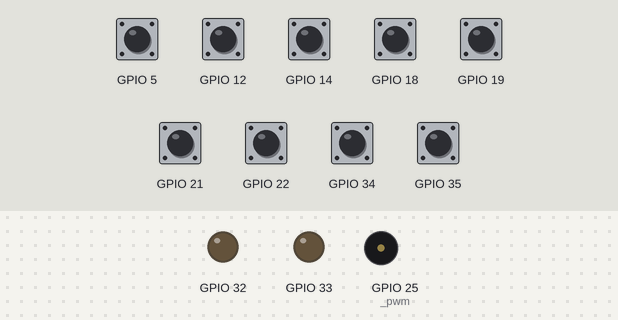
This program was run on a simulated ESP32 board running MicroPython. On the bench: output pins drawn as LEDs (lit = HIGH), buzzer (waves = sounding). The test bench sets the inputs (shaded band); at power-on: GPIO 5, GPIO 12, GPIO 14, GPIO 18, GPIO 19, GPIO 21, GPIO 22, GPIO 34, GPIO 35 HIGH. Pins used as bus, display or sensor lines are not drawn; what the program prints to the serial console is not drawn.

Above: at 1.2 s.
1.3 s: GPIO 5 pulled LOW for 0.15 s
At 2.7 s:
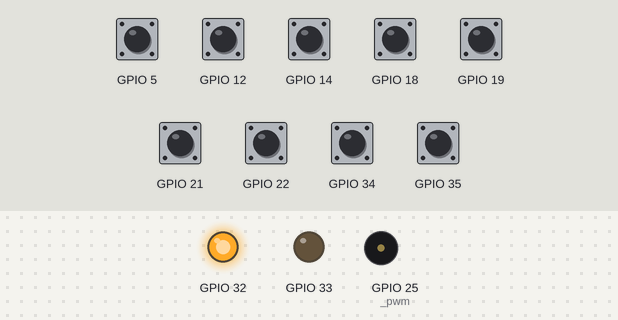
3.1 s: GPIO 12 pulled LOW for 0.15 s
At 4.1 s:
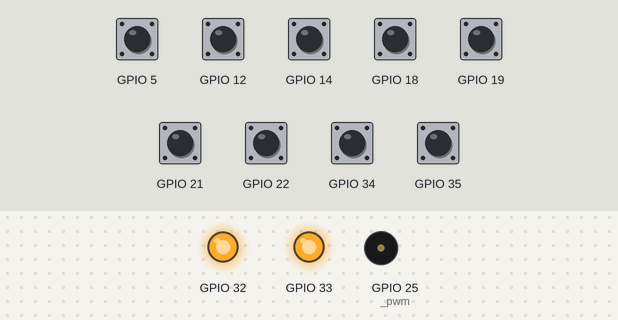
4.9 s: GPIO 14 pulled LOW for 0.15 s
At 5.1 s:
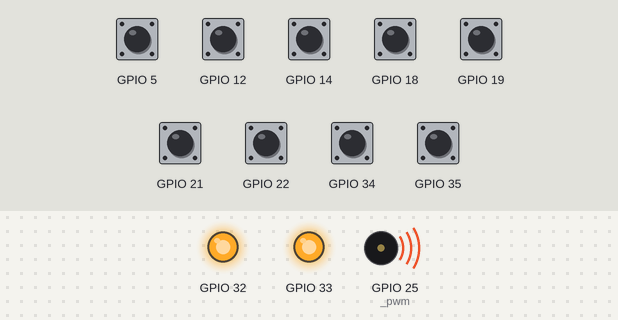
6.5 s: GPIO 35 pulled LOW for 0.15 s
At 6.66 s:
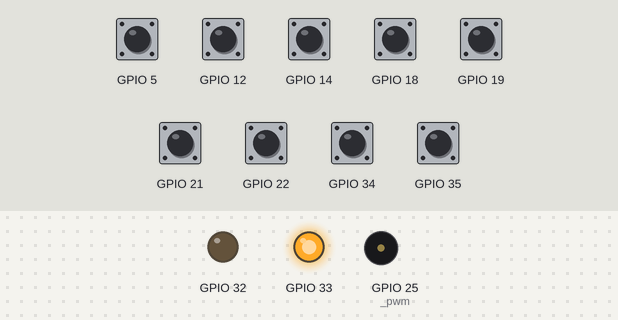
8.3 s: GPIO 18 pulled LOW for 0.15 s
At 9.0 s:
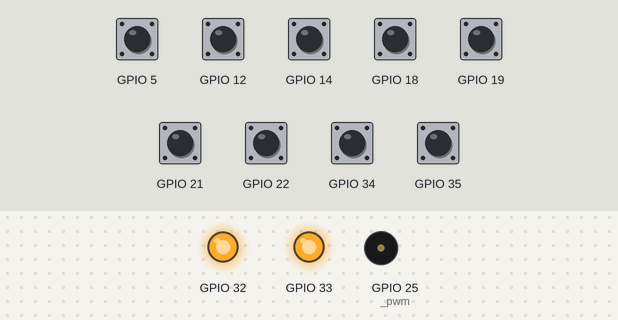
10.1 s: GPIO 19 pulled LOW for 0.15 s
At 10.3 s:
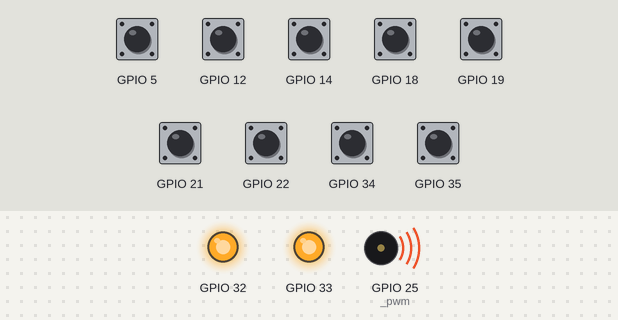
Timing chart, 0 to 12.9 s (numbered marks = the images above; inputs shaded):
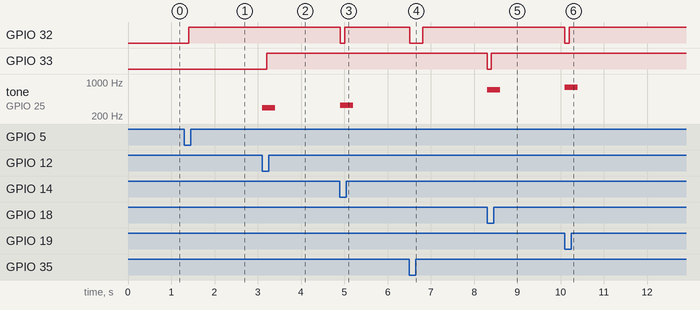

The program:

main.py
```python
"""
main.py - 数字钢琴程序入口
===========================
ESP32上电自动执行此文件（MicroPython约定）。
导入 piano 模块并启动主循环，附带异常保护，
避免单次按键读取或PWM操作异常导致整个程序崩溃。
"""

import sys
import time

try:
    import piano
except ImportError as e:
    print("模块导入失败: {}".format(e))
    print("请确保所有 .py 文件已上传到ESP32")
    sys.exit(1)


def main():
    """
    程序主入口。
    初始化钢琴模块并进入主循环，
    外层 try/except 捕获非致命的运行时异常，
    打印错误信息后短暂等待并继续运行。
    """
    print("=" * 40)
    print("  ESP32 数字钢琴")
    print("=" * 40)

    # 初始化硬件
    try:
        piano.init()
    except Exception as e:
        print("硬件初始化失败: {}".format(e))
        sys.exit(1)

    # 进入主循环（内部自带 KeyboardInterrupt 处理）
    while True:
        try:
            piano.run()
            # run() 正常退出（KeyboardInterrupt）后也退出外层循环
            break
        except KeyboardInterrupt:
            print("\n程序终止")
            break
        except Exception as e:
            # 捕获其他未预期的运行时异常，打印后短暂等待再重试
            print("运行异常: {}".format(e))
            time.sleep_ms(500)


# MicroPython 上电自动执行入口
if __name__ == '__main__':
    main()
```

piano.py
```python
"""
piano.py - 数字钢琴主调度模块（含八度切换）
============================================
将按键检测（buttons）、蜂鸣器发声（buzzer）、LED反馈（leds）
三个独立模块组合成完整演奏流程，并支持八度切换。

主循环逻辑：
  1. 扫描八度切换按键（KEY1升/KEY2降），更新八度偏移量
  2. 扫描音符按键，检测是否有新按下
  3. 有按下 → 以当前八度偏移量播放对应音符 + 触发LED闪烁反馈
  4. LED颜色策略：音符用奇偶交替绿/红（100ms），八度切换用绿/红（300ms）

本模块只做"调度/编排"，不直接操作GPIO或PWM。
"""

import buttons
import buzzer
import leds
import time

# 八度偏移范围
_OCTAVE_MIN = -2
_OCTAVE_MAX = 2

# 当前八度偏移量（模块级全局变量）
_octave_offset = 0

# 音符顺序（用于确定LED颜色：偶数为绿，奇数为红）
_NOTE_ORDER = ['do', 're', 'mi', 'fa', 'so', 'la', 'xi']

# 每个音符对应的LED颜色
_NOTE_LED_COLOR = {
    note: 'green' if idx % 2 == 0 else 'red'
    for idx, note in enumerate(_NOTE_ORDER)
}


def init():
    """
    初始化所有子模块。
    必须在 run() 之前调用一次。
    """
    buttons.init()


def run():
    """
    启动数字钢琴主循环（含八度切换）。
    循环扫描八度键和音符键，检测到按下时执行对应操作。
    循环间隔约 10ms，保证按键响应灵敏。
    """
    global _octave_offset

    print("数字钢琴已启动，按下按键演奏...")
    print("音符: do(5) re(12) mi(14) fa(18) so(19) la(21) xi(22)")
    print("八度: KEY1(+1) KEY2(-1)，范围 {:+d} ~ {:+d}".format(_OCTAVE_MIN, _OCTAVE_MAX))
    print("当前八度: {:+d}".format(_octave_offset))
    print("Ctrl+C 停止")

    while True:
        try:
            # ---- 八度切换检测 ----
            octave_event = buttons.get_octave_key_event()
            if octave_event is not None:
                if octave_event == 'up':
                    if _octave_offset < _OCTAVE_MAX:
                        _octave_offset += 1
                        leds.flash('green', duration_ms=300)
                        print("八度切换: +1 (当前八度: {:+d})".format(_octave_offset))
                    else:
                        print("八度已达上限 ({:+d})，无法继续升高".format(_OCTAVE_MAX))

                elif octave_event == 'down':
                    if _octave_offset > _OCTAVE_MIN:
                        _octave_offset -= 1
                        leds.flash('red', duration_ms=300)
                        print("八度切换: -1 (当前八度: {:+d})".format(_octave_offset))
                    else:
                        print("八度已达下限 ({:+d})，无法继续降低".format(_OCTAVE_MIN))

            # ---- 音符按键检测 ----
            note = buttons.get_pressed_key()

            if note is not None:
                # 播放音符（非阻塞，内部使用定时器自动停止），携带当前八度偏移
                buzzer.play_note(note, duration_ms=300, octave_offset=_octave_offset)

                # LED闪烁反馈：偶数音符绿灯，奇数音符红灯
                color = _NOTE_LED_COLOR.get(note, 'green')
                leds.flash(color, duration_ms=100)

                print("演奏: {} ({}LED, 八度{:+d})".format(note, color, _octave_offset))

            # 主循环间隔，保证CPU不过载同时按键响应及时
            time.sleep_ms(10)

        except KeyboardInterrupt:
            print("\n数字钢琴已停止")
            buzzer.stop()
            break
```

buttons.py
```python
"""
buttons.py - 外接7按键 + 八度切换按键模块
==========================================
封装J4排针接入的7个钢琴按键（do/re/mi/fa/so/la/xi），
以及板载KEY1/KEY2用于八度切换。
提供统一的边沿检测：按下瞬间触发一次，长按不重复触发，
按键释放后才重置状态，允许再次触发。

GPIO映射（均使用内部上拉 PULL_UP，按下为低电平）：
  音符键:
    do  → GPIO5
    re  → GPIO12
    mi  → GPIO14
    fa  → GPIO18
    so  → GPIO19
    la  → GPIO21
    xi  → GPIO22
  八度键:
    KEY1 → GPIO35（八度+1）
    KEY2 → GPIO34（八度-1）
"""

from machine import Pin

# 音符名 → GPIO引脚号
_NOTE_KEY_MAP = {
    'do':  5,
    're': 12,
    'mi': 14,
    'fa': 18,
    'so': 19,
    'la': 21,
    'xi': 22,
}

# 八度键名 → GPIO引脚号
_OCTAVE_KEY_MAP = {
    'up':   35,  # KEY1 → 八度+1
    'down': 34,  # KEY2 → 八度-1
}

_note_pins = {}     # 音符名 → Pin对象
_note_states = {}   # 音符名 → 状态: 'idle' | 'fired'
_octave_pins = {}   # 八度键名 → Pin对象
_octave_states = {} # 八度键名 → 状态: 'idle' | 'fired'


def _check_edge(pin, states, key):
    """
    通用边沿检测辅助函数（两态状态机）。
    供 get_pressed_key() 和 get_octave_key_event() 复用。

    逻辑：
      - 'idle' + 低电平（按下）→ 切换为 'fired'，返回 True（触发）
      - 'fired' + 仍为低电平（长按）→ 返回 False（不重复触发）
      - 'fired' + 高电平（释放）→ 切换回 'idle'，返回 False

    Args:
        pin (Pin):   按键Pin对象
        states (dict): 状态字典，key为按键标识
        key (str):   当前按键标识，用于索引 states

    Returns:
        bool: True 表示检测到新的按下事件（边沿触发）
    """
    pressed = (pin.value() == 0)  # PULL_UP: 低电平 = 按下

    if states[key] == 'idle' and pressed:
        states[key] = 'fired'
        return True

    if states[key] == 'fired' and not pressed:
        states[key] = 'idle'

    return False


def init():
    """
    初始化所有按键（7音符键 + 2八度键）为输入模式（PULL_UP），
    并将每个按键的状态机设为 'idle'（待触发状态）。
    在 piano.py 启动时调用一次即可。
    """
    for name, gpio in _NOTE_KEY_MAP.items():
        pin = Pin(gpio, Pin.IN, Pin.PULL_UP)
        _note_pins[name] = pin
        _note_states[name] = 'idle'

    for name, gpio in _OCTAVE_KEY_MAP.items():
        pin = Pin(gpio, Pin.IN, Pin.PULL_UP)
        _octave_pins[name] = pin
        _octave_states[name] = 'idle'


def get_pressed_key():
    """
    扫描7个音符按键，返回本次新按下的音符名。

    Returns:
        str | None: 音符名（'do'/'re'/'mi'/'fa'/'so'/'la'/'xi'），
                    无新按下时返回 None
    """
    for name, pin in _note_pins.items():
        if _check_edge(pin, _note_states, name):
            return name
    return None


def get_octave_key_event():
    """
    扫描2个八度切换按键（KEY1/KEY2），返回本次新按下的事件类型。

    Returns:
        str | None: 'up'（KEY1按下，八度+1）、'down'（KEY2按下，八度-1），
                    无新按下时返回 None
    """
    for name, pin in _octave_pins.items():
        if _check_edge(pin, _octave_states, name):
            return name
    return None
```

buzzer.py
```python
"""
buzzer.py - 蜂鸣器PWM驱动模块
==============================
通过GPIO25输出PWM信号驱动蜂鸣器（B1），
提供按音符名播放（支持八度偏移）和立即停止的接口。

音符频率参考（Hz）：
  do=262, re=294, mi=330, fa=349, so=392, la=440, xi=494
"""

from machine import Pin, PWM, Timer

# 蜂鸣器PWM引脚
_BUZZER_PIN = 25

# 音符名 → 基频（Hz），对应八度偏移量 0
_NOTE_FREQ = {
    'do': 262,
    're': 294,
    'mi': 330,
    'fa': 349,
    'so': 392,
    'la': 440,
    'xi': 494,
}

_pwm = None               # PWM对象（惰性初始化）
_auto_stop_timer = None   # 自动停止定时器


def _init_pwm():
    """惰性初始化PWM对象（首次使用时创建）。"""
    global _pwm
    if _pwm is None:
        _pwm = PWM(Pin(_BUZZER_PIN), freq=262, duty=0)


def _stop_callback(t):
    """
    定时器回调：将PWM占空比设为0以停止发声。
    注意 MicroPython 定时器回调中应避免内存分配。
    """
    global _pwm
    if _pwm:
        _pwm.duty(0)


def play_note(note_name, duration_ms=300, octave_offset=0):
    """
    播放指定音符，支持八度偏移，持续 duration_ms 毫秒后自动停止（非阻塞）。

    频率计算公式：
      实际频率 = 基频 × (2 ^ octave_offset)
    例如 octave_offset=+1 时 do 从 262Hz 变为 524Hz；
          octave_offset=-1 时 do 从 262Hz 变为 131Hz。

    实现方式：
      1. 计算实际频率，设置PWM频率，duty=50（已验证的安全值）
      2. 启动一次性定时器，duration_ms 后将 duty 置零

    如果前一个音符尚未停止就调用此函数，会先取消旧的自动停止定时器，
    再设置新音符参数，保证每次只有一个音符在播放。

    Args:
        note_name (str):    音符名，必须是 'do'/'re'/'mi'/'fa'/'so'/'la'/'xi' 之一
        duration_ms (int):  发声时长（毫秒），默认 300
        octave_offset (int): 八度偏移量，范围 -2 ~ +2，默认 0（无偏移）

    Raises:
        ValueError: 传入未识别的音符名
    """
    global _auto_stop_timer

    base_freq = _NOTE_FREQ.get(note_name)
    if base_freq is None:
        raise ValueError("未知音符名: {}".format(note_name))

    # 频率 = 基频 × 2^octave_offset
    freq = int(base_freq * (2 ** octave_offset))

    _init_pwm()

    # 取消之前的自动停止定时器（如果存在）
    if _auto_stop_timer is not None:
        _auto_stop_timer.deinit()

    # 设置频率和 duty 值
    _pwm.freq(freq)
    _pwm.duty(50)  # 重要：此数值已实测验证，请勿改动。duty过高（如512）会导致USB供电瞬间跌落，触发串口断连（参见硬件分析文档"已知问题"部分）

    # 启动一次性定时器，到时自动停止
    _auto_stop_timer = Timer(0)
    _auto_stop_timer.init(
        period=duration_ms,
        mode=Timer.ONE_SHOT,
        callback=_stop_callback,
    )


def stop():
    """
    立即停止发声（PWM占空比置零），同时取消自动停止定时器。
    也可用于在音符播放中途手动静音。
    """
    global _auto_stop_timer

    if _auto_stop_timer is not None:
        _auto_stop_timer.deinit()
        _auto_stop_timer = None

    if _pwm is not None:
        _pwm.duty(0)
```

leds.py
```python
"""
leds.py - 板载LED控制模块
==========================
封装LED2（绿）和LED3（红）的控制，对上层屏蔽"低电平点亮"的硬件细节。

GPIO映射（低电平点亮）：
  LED2（绿）→ GPIO32
  LED3（红）→ GPIO33

接口使用 'green' / 'red' 字符串标识LED，调用方无需关心电平极性。
"""

from machine import Pin
import time

# LED GPIO 映射
_LED_MAP = {
    'green': 32,  # LED2
    'red':   33,  # LED3
}

_pins = {}  # 颜色名 → Pin对象


def _init_pin(which):
    """
    惰性初始化指定LED的Pin对象。
    首次访问时创建，后续复用。

    Args:
        which (str): 'green' 或 'red'
    """
    if which not in _pins:
        gpio = _LED_MAP[which]
        _pins[which] = Pin(gpio, Pin.OUT, value=1)  # 初始高电平 = 熄灭


def led_on(which):
    """
    点亮指定LED。

    Args:
        which (str): 'green'（绿灯）或 'red'（红灯）

    Raises:
        ValueError: 传入未识别的LED标识
    """
    if which not in _LED_MAP:
        raise ValueError("未知LED: {}".format(which))
    _init_pin(which)
    _pins[which].value(0)  # 低电平点亮


def led_off(which):
    """
    熄灭指定LED。

    Args:
        which (str): 'green'（绿灯）或 'red'（红灯）

    Raises:
        ValueError: 传入未识别的LED标识
    """
    if which not in _LED_MAP:
        raise ValueError("未知LED: {}".format(which))
    _init_pin(which)
    _pins[which].value(1)  # 高电平熄灭


def flash(which, duration_ms=100):
    """
    短暂点亮LED（duration_ms 毫秒），然后自动熄灭。
    这是一个阻塞操作，适用于按键视觉反馈等短闪烁场景。

    Args:
        which (str): 'green'（绿灯）或 'red'（红灯）
        duration_ms (int): 点亮时长（毫秒），默认 100

    Raises:
        ValueError: 传入未识别的LED标识
    """
    if which not in _LED_MAP:
        raise ValueError("未知LED: {}".format(which))
    _init_pin(which)
    _pins[which].value(0)               # 点亮（低电平）
    time.sleep_ms(duration_ms)          # 保持
    _pins[which].value(1)               # 熄灭（高电平）
```

Measured:
- after the input at 1.3 s, GPIO 32: LOW → HIGH after 0.11 s
- after the input at 3.1 s, GPIO 33: LOW → HIGH after 0.11 s; tone on GPIO 25 (_pwm): silent → 294 Hz at once, → silent 0.30 s later
- after the input at 4.9 s, GPIO 32: HIGH → LOW at once, → HIGH 0.10 s later; tone on GPIO 25 (_pwm): silent → 330 Hz at once, → silent 0.30 s later
- after the input at 6.5 s, GPIO 32: HIGH → LOW at once, → HIGH 0.30 s later
- after the input at 8.3 s, GPIO 33: HIGH → LOW at once, → HIGH 0.10 s later; tone on GPIO 25 (_pwm): silent → 698 Hz at once, → silent 0.30 s later
- after the input at 10.1 s, GPIO 32: HIGH → LOW at once, → HIGH 0.10 s later; tone on GPIO 25 (_pwm): silent → 784 Hz at once, → silent 0.30 s later
